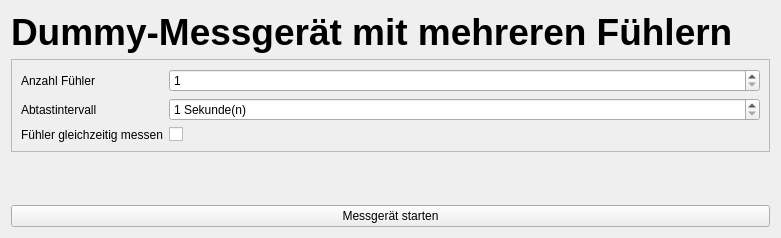
<?xml version="1.0" encoding="UTF-8"?>
<ui version="4.0">
 <class>SetupForm</class>
 <widget class="QWidget" name="SetupForm">
  <property name="geometry">
   <rect>
    <x>0</x>
    <y>0</y>
    <width>781</width>
    <height>238</height>
   </rect>
  </property>
  <property name="minimumSize">
   <size>
    <width>781</width>
    <height>238</height>
   </size>
  </property>
  <property name="maximumSize">
   <size>
    <width>781</width>
    <height>238</height>
   </size>
  </property>
  <property name="windowTitle">
   <string>Dummy-Messgerät</string>
  </property>
  <layout class="QVBoxLayout" name="verticalLayout">
   <item>
    <widget class="QLabel" name="label">
     <property name="font">
      <font>
       <pointsize>28</pointsize>
       <weight>75</weight>
       <bold>true</bold>
      </font>
     </property>
     <property name="text">
      <string>Dummy-Messgerät mit mehreren Fühlern</string>
     </property>
    </widget>
   </item>
   <item>
    <widget class="QFrame" name="frame">
     <property name="frameShape">
      <enum>QFrame::StyledPanel</enum>
     </property>
     <property name="frameShadow">
      <enum>QFrame::Raised</enum>
     </property>
     <layout class="QFormLayout" name="formLayout">
      <item row="0" column="0">
       <widget class="QLabel" name="label_2">
        <property name="text">
         <string>Anzahl Fühler</string>
        </property>
       </widget>
      </item>
      <item row="0" column="1">
       <widget class="QSpinBox" name="spin_probes_count">
        <property name="minimum">
         <number>1</number>
        </property>
        <property name="maximum">
         <number>25</number>
        </property>
       </widget>
      </item>
      <item row="1" column="1">
       <widget class="QSpinBox" name="spin_interval">
        <property name="suffix">
         <string> Sekunde(n)</string>
        </property>
        <property name="minimum">
         <number>1</number>
        </property>
        <property name="maximum">
         <number>30</number>
        </property>
       </widget>
      </item>
      <item row="1" column="0">
       <widget class="QLabel" name="label_3">
        <property name="text">
         <string>Abtastintervall</string>
        </property>
       </widget>
      </item>
      <item row="2" column="0">
       <widget class="QLabel" name="label_4">
        <property name="text">
         <string>Fühler gleichzeitig messen</string>
        </property>
       </widget>
      </item>
      <item row="2" column="1">
       <widget class="QCheckBox" name="check_common">
        <property name="text">
         <string/>
        </property>
       </widget>
      </item>
     </layout>
    </widget>
   </item>
   <item>
    <spacer name="verticalSpacer">
     <property name="orientation">
      <enum>Qt::Vertical</enum>
     </property>
     <property name="sizeHint" stdset="0">
      <size>
       <width>20</width>
       <height>40</height>
      </size>
     </property>
    </spacer>
   </item>
   <item>
    <widget class="QPushButton" name="btn_start">
     <property name="text">
      <string>Messgerät starten</string>
     </property>
    </widget>
   </item>
  </layout>
 </widget>
 <resources/>
 <connections/>
</ui>
